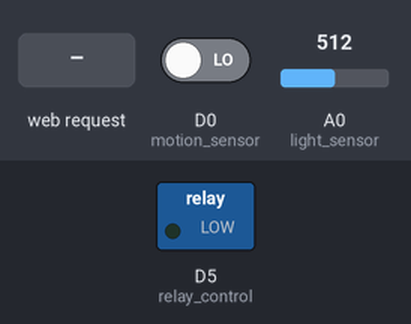
Bench run of a sketch on a simulated ESP8266 (NodeMCU). On the bench: switched loads named in the sketch (green lamp = pin HIGH). The inputs (shaded band) are chosen by the test bench; at power-on: D0 (motion_sensor) LOW, A0 (light_sensor) = 512. WiFi joins after 1.5 s; servers stay silent unless stated; random numbers use the default seed unless the sketch sets one; what the sketch prints to the serial monitor is not drawn.

Above: at 2.9 s.
3.0 s: HTTP request GET /smartMode/off received
At 4.2 s:
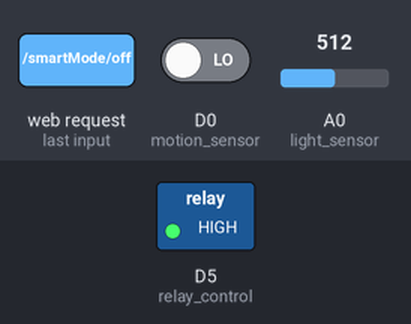
4.5 s: HTTP request GET /smartMode/on received
At 5.2 s:
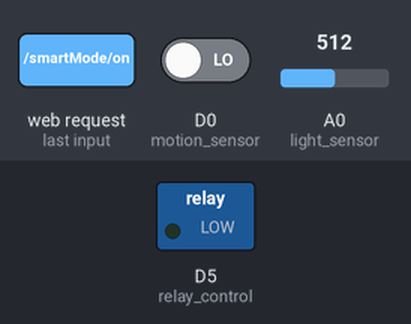
Timing chart, 0 to 7.5 s (numbered marks = the images above; inputs shaded):
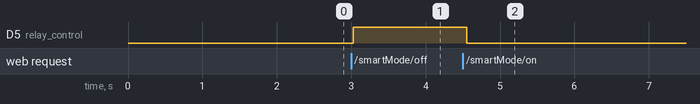

Measured:
- after the input at 3.0 s, D5 (relay_control): LOW → HIGH at once
- after the input at 4.5 s, D5 (relay_control): HIGH → LOW after 0.06 s

The sketch:

Smart_Lalten_Shaurya.ino
```cpp
#include <ESP8266WiFi.h>

#define motion_sensor  D0
#define light_sensor  A0
#define relay_control  D5

int oneMinute = 60*1000;

int second = 1000;
int monitoringTimer = 0;
int  lightIntensity =0;
int motionSensor_var;

// Web Server specific code
const char* ssid     = "GREEN_2.4";
const char* password = "A0A0A0A0A0";
// Set web server port number to 80
WiFiServer server(80);
// Variable to store the HTTP request
String header;
// Auxiliar variables to store the current output state
String smartMode = "on";
String forceMode = "on";
// Current time
unsigned long currentTime = millis();
// Previous time
unsigned long previousTime = 0;
// Define timeout time in milliseconds (example: 2000ms = 2s)
const long timeoutTime = 2000;
// Set your Static IP address
IPAddress local_IP(192, 168, 0, 199);
IPAddress gateway(192, 168, 0, 1);
IPAddress subnet(255, 255, 255, 0);
IPAddress primaryDNS(8, 8, 8, 8);   //optional
IPAddress secondaryDNS(8, 8, 4, 4); //optional
// End Web Server specific code
void setup(){
  pinMode (motion_sensor,INPUT);
  pinMode (relay_control, OUTPUT);
   if  ( isNight()   )   {
    digitalWrite (relay_control,HIGH);
   }else {
    digitalWrite (relay_control,LOW);
   }

  Serial.begin(9600);
   delay(200);
  Serial.println("Welcome");
  //delay(60000);
  Serial.println("let us start");

  // Connect to Wi-Fi network with SSID and password
  // Configures static IP address
  if (!WiFi.config(local_IP, gateway, subnet, primaryDNS, secondaryDNS)) {
    Serial.println("STA Failed to configure");
  }
  Serial.print("Connecting to ");
  Serial.println(ssid);
  WiFi.begin(ssid, password);
  while (WiFi.status() != WL_CONNECTED) {
    delay(500);
    Serial.print(".");
  }
  // Print local IP address and start web server
  Serial.println("");
  Serial.println("WiFi connected.");
  Serial.println("IP address: ");
  Serial.println(WiFi.localIP());
  server.begin();
}

boolean isMotion(){
   motionSensor_var = digitalRead(motion_sensor);
  //Serial.print("IS motion ");
 //Serial.println(motionSensor_var);
  if (motionSensor_var == HIGH){
    return true;
  }else {
    return false;
  }
}
boolean isNight(){
 lightIntensity =  analogRead(light_sensor);
 //Serial.print("Light intensity ");
 //Serial.println(lightIntensity);
 if (lightIntensity < 300){
    return true;
  }else {
    return false;
  }
}


void runWebServer(){
  WiFiClient client = server.available();   // Listen for incoming clients

  if (client) {                             // If a new client connects,
    Serial.println("New Client.");          // print a message out in the serial port
    String currentLine = "";                // make a String to hold incoming data from the client
    currentTime = millis();
    previousTime = currentTime;
    while (client.connected() && currentTime - previousTime <= timeoutTime) { // loop while the client's connected
      currentTime = millis();
      if (client.available()) {             // if there's bytes to read from the client,
        char c = client.read();             // read a byte, then
        Serial.write(c);                    // print it out the serial monitor
        header += c;
        if (c == '\n') {                    // if the byte is a newline character
          // if the current line is blank, you got two newline characters in a row.
          // that's the end of the client HTTP request, so send a response:
          if (currentLine.length() == 0) {
            // HTTP headers always start with a response code (e.g. HTTP/1.1 200 OK)
            // and a content-type so the client knows what's coming, then a blank line:
            client.println("HTTP/1.1 200 OK");
            client.println("Content-type:text/html");
            client.println("Connection: close");
            client.println();

            // turns the GPIOs on and off
            if (header.indexOf("GET /smartMode/on") >= 0) {
             smartMode = "on";
            } else if (header.indexOf("GET /smartMode/off") >= 0) {
             smartMode = "off";
            }else if (header.indexOf("GET /forceMode/on") >= 0) {
             forceMode = "on";
            } else if (header.indexOf("GET /forceMode/off") >= 0) {
             forceMode = "off";
            }else if (header.indexOf("GET /toggle") >= 0) {
                   if (forceMode == "on") {
                    forceMode = "off";
                   }else {
                    forceMode = "on";
                   }
            }

            // Display the HTML web page
            client.println("<!DOCTYPE html><html>");
            client.println("<head><meta name=\"viewport\" content=\"width=device-width, initial-scale=1\">");
            client.println("<link rel=\"icon\" href=\"data:,\">");
            // CSS to style the on/off buttons
            // Feel free to change the background-color and font-size attributes to fit your preferences
            client.println("<style>html { font-family: Helvetica; display: inline-block; margin: 0px auto; text-align: center;}");
            client.println(".button { background-color: #195B6A; border: none; color: white; padding: 16px 40px;");
            client.println("text-decoration: none; font-size: 30px; margin: 2px; cursor: pointer;}");
            client.println(".button2 {background-color: #77878A;}</style></head>");

            // Web Page Heading
            client.println("<body><h1>Shaurya's Smart lantern</h1>");


            isNight();
            isMotion();
           client.println("<p>lightIntensity " + String(lightIntensity)+ "." +String(random(300))+ "</p>");
            client.println("<p>Motion " + String(motionSensor_var) + "</p>");
            client.println("<p>Smart Mode " + smartMode + "</p>");
            // If the output5State is off, it displays the ON button
            if (smartMode=="off") {
              client.println("<p><a href=\"/smartMode/on\"><button class=\"button\">ON</button></a></p>");
               client.println("<p>Manual Mode " + forceMode + "</p>");
              if (forceMode == "off"){
                client.println("<p><a href=\"/forceMode/on\"><button class=\"button\">ON</button></a></p>");
              }else {
                client.println("<p><a href=\"/forceMode/off\"><button class=\"button\">OFF</button></a></p>");
              }
            } else {
              client.println("<p><a href=\"/smartMode/off\"><button class=\"button button2\">OFF</button></a></p>");
            }


            client.println("</body></html>");

            // The HTTP response ends with another blank line
            client.println();
            // Break out of the while loop
            break;
          } else { // if you got a newline, then clear currentLine
            currentLine = "";
          }
        } else if (c != '\r') {  // if you got anything else but a carriage return character,
          currentLine += c;      // add it to the end of the currentLine
        }
      }
    }
    // Clear the header variable
    header = "";
    // Close the connection
    client.stop();
    Serial.println("Client disconnected.");
    Serial.println("");
  }
}
void loop (){

  delay(100); //this delay is to let the sensor settle down before taking a reading
  runWebServer();
if (smartMode=="on") {
      if (isMotion()){// motion yes
      //Serial.println("There is motion");
      if  ( isNight()   )   {//Night yes
          digitalWrite (relay_control,HIGH);
          monitoringTimer = oneMinute;//Monitor timer
          while(monitoringTimer >0 ){//runs for N minutes and sencr motion withinh this period
            // isNight();
            monitoringTimer = monitoringTimer -second;
            //Serial.print("Timer left ");
             //Serial.println(monitoringTimer);
            delay(second);
            runWebServer();
             if (isMotion()){// motion yes
              monitoringTimer = oneMinute;
             }
             if (smartMode=="off") {
              monitoringTimer =0;
             }
          }
       }else {//Night no
         digitalWrite (relay_control,LOW);
         }
      }else {// No motion
         digitalWrite (relay_control,LOW);

      }

}else {
  if (forceMode =="on"){
     digitalWrite (relay_control,HIGH);//Smart mode off
  }else {
     digitalWrite (relay_control,LOW);//Smart mode off
  }

}


}
```
